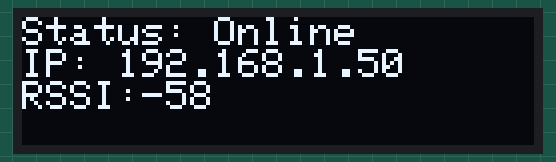
This sketch was run on a simulated ESP32. Parts: 128×32 one-colour display. WiFi joins after 1.5 s; servers stay silent unless stated; what the sketch prints to the serial monitor is not drawn.

Above: at 1.6 s.

The sketch:

RSSI-server.ino
```cpp
#include <WiFi.h>
#include <Adafruit_GFX.h>
#include <Adafruit_SSD1306.h>

// ——— Your Wi‑Fi credentials here ———
const char* ssid     = "emeraldcity";
const char* password = "spacemonkeys";

// ——— OLED settings ———
#define SCREEN_WIDTH 128
#define SCREEN_HEIGHT 32
#define OLED_RESET    -1       // not used
#define OLED_ADDR     0x3C     // 0x3C for 128×32 SSD1306
Adafruit_SSD1306 display(SCREEN_WIDTH, SCREEN_HEIGHT, &Wire, OLED_RESET);

// ——— Web server on port 80 ———
WiFiServer server(80);

// ——— Simple HTML page ———
const char* htmlPage = R"rawliteral(
<!DOCTYPE html>
<html>
<head>
  <meta charset="utf-8">
  <title>ESP32 Status</title>
  <style>
    body { font-family: sans-serif; text-align:center; margin-top:2em; }
    h1 { color: #0077cc; }
    p { font-size:1.1em; }
  </style>
</head>
<body>
  <h1>ESP32 Web Server</h1>
  <p>Status: <span id="status">Online</span></p>
  <p>IP: <span id="ip">...</span></p>
  <p>RSSI: <span id="rssi">...</span> dBm</p>
  <script>
    function update() {
      fetch('/status')
        .then(r => r.json())
        .then(j => {
          document.getElementById('ip').textContent = j.ip;
          document.getElementById('rssi').textContent = j.rssi;
        })
        .catch(console.error);
    }
    setInterval(update, 2000);
    update();
  </script>
</body>
</html>
)rawliteral";

void setup() {
  Serial.begin(115200);

  // Init OLED
  Wire.begin(21, 22);
  if (!display.begin(SSD1306_SWITCHCAPVCC, OLED_ADDR)) {  // SSD1306_SWITCHCAPVCC, address 0x3C :contentReference[oaicite:2]{index=2}
    Serial.println("OLED init failed");
    while (true) delay(1000);
  }
  display.clearDisplay();
  display.setTextSize(1);
  display.setTextColor(SSD1306_WHITE);

  // Connect to Wi‑Fi
  display.setCursor(0,0);
  display.println("Connecting to Wi-Fi...");
  display.display();

  WiFi.mode(WIFI_STA);
  WiFi.begin(ssid, password);

  unsigned long start = millis();
  while (WiFi.status() != WL_CONNECTED && millis() - start < 15000) {
    delay(500);
    Serial.print(".");
  }

  if (WiFi.status() != WL_CONNECTED) {
    display.clearDisplay();
    display.setCursor(0,0);
    display.println("WiFi Failed!");
    display.display();
    // Let loop() handle reconnects
  } else {
    display.clearDisplay();
    display.setCursor(0,0);
    display.println("WiFi Connected");
    display.print("IP: ");
    display.println(WiFi.localIP());
    display.display();
  }

  server.begin();
  Serial.println("HTTP server started");
}

void loop() {
  // Reconnect Wi‑Fi if dropped
  if (WiFi.status() != WL_CONNECTED) {
    WiFi.reconnect();
    delay(1000);
  }

  // Update OLED every second
  static unsigned long lastOled = 0;
  if (millis() - lastOled > 1000) {
    lastOled = millis();
    display.clearDisplay();
    display.setCursor(0,0);
    if (WiFi.status() == WL_CONNECTED) {
      display.println("Status: Online");
      display.print("IP: ");
      display.println(WiFi.localIP());
      display.print("RSSI:");
      display.println(WiFi.RSSI());    // real‑time RSSI :contentReference[oaicite:3]{index=3}
    } else {
      display.println("Status: Offline");
      display.println("Reconnecting...");
    }
    display.display();
  }

  // Handle HTTP clients
  WiFiClient client = server.available();
  if (client) {
    String req = client.readStringUntil('\r');
    client.flush();

    // Serve JSON status
    if (req.indexOf("GET /status") >= 0) {
      client.println("HTTP/1.1 200 OK");
      client.println("Content-Type: application/json");
      client.println("Connection: close");
      client.println();
      client.printf("{\"ip\":\"%s\",\"rssi\":%d}", WiFi.localIP().toString().c_str(), WiFi.RSSI());
    }
    // Serve main page
    else {
      client.println("HTTP/1.1 200 OK");
      client.println("Content-Type: text/html");
      client.println("Connection: close");
      client.println();
      client.print(htmlPage);
    }
    delay(1);
    client.stop();
  }
}
```
